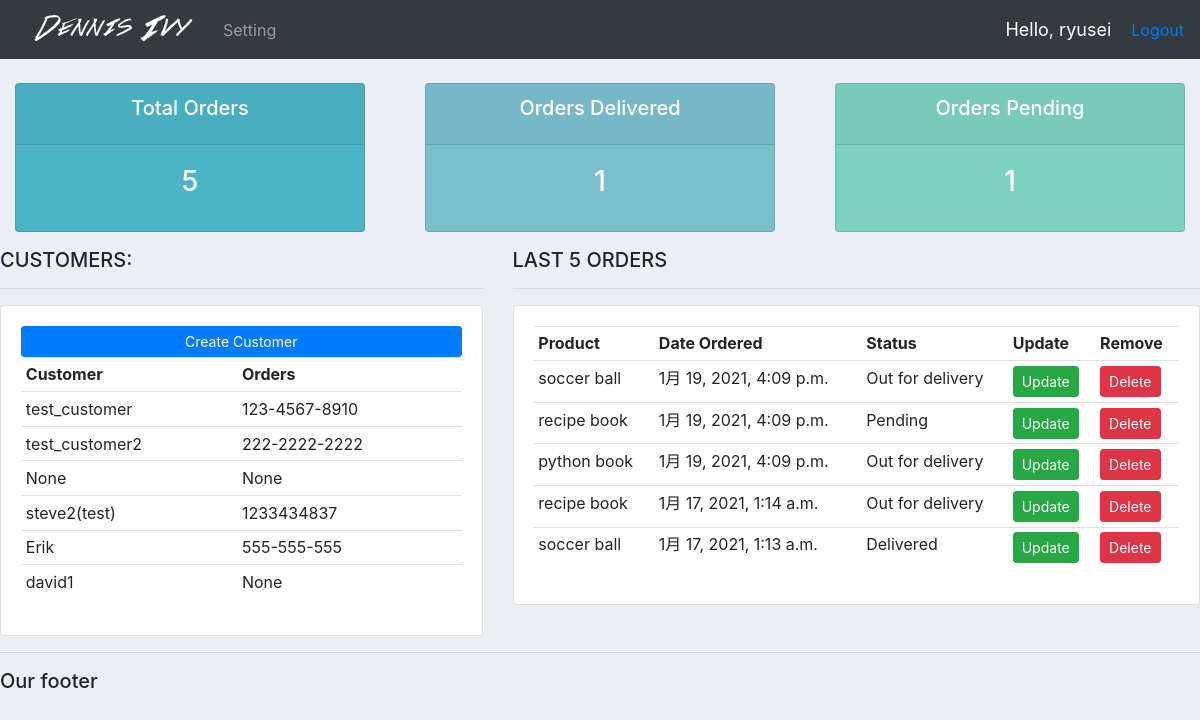
The app's page / (signed in) with its own data.
### accounts/models.py (models this page shows, shortened)
class Customer(models.Model):
    user = models.OneToOneField(User, null=True, on_delete=models.CASCADE)
    name = models.CharField(max_length=200, null=True)
    phone = models.CharField(max_length=200, null=True)
    email = models.CharField(max_length=200, null=True)
    profile_pic = models.ImageField(default="profile1.png", null=True, blank=True)
    date_created = models.DateTimeField(auto_now_add=True, null=True)

class Order(models.Model):
    STATUS = (
        ('Pending', 'Pending'),
        ('Out for delivery', 'Out for delivery'),
        ('Delivered', 'Delivered')
    )
    customer = models.ForeignKey(Customer, null=True, on_delete=models.SET_NULL)
    product = models.ForeignKey(Product, null=True, on_delete=models.SET_NULL)
    date_created = models.DateTimeField(auto_now_add=True, null=True)
    status = models.CharField(max_length=200, null=True, choices=STATUS)
    note = models.CharField(max_length=1000, null=True)

class Product(models.Model):
    CATEGORY = (
        ('Indoor', 'Indoor'),
        ('Outdoor', 'Outdoor'),
    )
    name = models.CharField(max_length=200, null=True)
    price = models.FloatField(null=True)
    category = models.CharField(max_length=200, null=True, choices=CATEGORY)
    description = models.CharField(max_length=200, null=True, blank=True)
    date_created = models.DateTimeField(auto_now_add=True, null=False)
    tags = models.ManyToManyField(Tag)
    def __str__(self):
        return self.name

### accounts/decorators.py (the view)
    def wrapper_function(request, *args, **kwargs):
        group = None
        if request.user.groups.exists():
            group = request.user.groups.all()[0].name
        if group == 'customer':
            return redirect('user_page')
        if group == 'admin':
            return view_func(request, *args, **kwargs)

### accounts/views.py (called while the page is built)
@login_required(login_url='login')
@admin_only
def home(request):
    orders = Order.objects.all().order_by("-date_created")
    customers = Customer.objects.all()
    total_customers = customers.count()
    total_orders = orders.count()
    delivered = orders.filter(status='Delivered').count()
    pending = orders.filter(status='Pending').count()
    context = {'orders': orders, 'customers': customers, 'total_customers': total_customers,
               'total_orders': total_orders, 'delivered': delivered, 'pending': pending}
    return render(request, 'accounts/dashboard.html', context)

### templates/accounts/dashboard.html (shortened to what this page needs)
{% extends 'accounts/main.html' %}
{% block content %}
    {% include 'accounts/status.html' %}
    <div class="row">
        <div class="col-md-5">
            <h5>CUSTOMERS:</h5>
            <hr>
            <div class="card card-body">
                <a class="btn btn-primary  btn-sm btn-block" href="">Create Customer</a>
                <table class="table table-sm">
                    <tr>
                        <th>Customer</th>
                        <th>Orders</th>
                    </tr>
                    {% for customer in customers %}
                        <tr>
                            <td>{{ customer.name }}</td>
                            <td>{{ customer.phone }}</td>
                        </tr>
                    {% endfor %}
                </table>
            </div>
        </div>
        <div class="col-md-7">
            <h5>LAST 5 ORDERS</h5>
            <hr>
            <div class="card card-body">
                <table class="table table-sm">
                    <tr>
                        <th>Product</th>
                        <th>Date Ordered</th>
                        <th>Status</th>
                        <th>Update</th>
                        <th>Remove</th>
                    </tr>
                    {% for order in orders %}
                        <tr>
                            <td>{{ order.product }}</td>
                            <td>{{ order.date_created }}</td>
                            <td>{{ order.status }}</td>
                            <td><a class="btn btn-sm btn-success" href="{% url 'update_order' order.id %}">Update</a>
                            </td>
                            <td><a class="btn btn-sm btn-danger" href="{% url 'delete_order' order.id %}">Delete</a>
                            </td>
                        </tr>
                    {% endfor %}
                </table>
            </div>
        </div>
    </div>
{% endblock %}

### templates/accounts/navbar.html (shortened to what this page needs)
{% load static %}
<nav class="navbar navbar-expand-lg navbar-dark bg-dark">
    <img src="{% static 'images/logo.png' %}" alt="">
    <div class="collapse navbar-collapse" id="navbarNavAltMarkup">
        <div class="navbar-nav">
            {% if request.user.is_stuff %}
                <a class="nav-item nav-link active" href="#">Dashboard</a>
                <a class="nav-item nav-link" href="#">products</a>
                <a class="nav-item nav-link" href="#">customer</a>
            {% else %}
                <li class="nav-item">
                    <a href="{% url 'account' %}" class="nav-link">Setting</a>
                </li>
            {% endif %}
        </div>
    </div>
    <span class="hello-msg">Hello, {{ request.user }}</span>
    <span><a href="{% url 'logout' %}">Logout</a></span>
</nav>

### static/css/main.css (style rules this page uses)
body { background-color: #ebeff5; }

### templates/accounts/navbar.html (style rules this page uses)
.hello-msg { font-size: 18px; color: #fff; margin-right: 20px; }

### records on screen
Customer: name "test_customer", phone "123-4567-8910"
Customer: name "test_customer2", phone "222-2222-2222"
Customer: name "None", phone "None"
Customer: name "steve2(test)", phone "1233434837"
Customer: name "Erik", phone "555-555-555"
Customer: name "david1", phone "None"
Order: product "soccer ball", date_created "1月 19, 2021, 4:09 p.m.", status "Out for delivery"
Order: product "recipe book", date_created "1月 19, 2021, 4:09 p.m.", status "Pending"
Order: product "python book", date_created "1月 19, 2021, 4:09 p.m.", status "Out for delivery"
Order: product "recipe book", date_created "1月 17, 2021, 1:14 a.m.", status "Out for delivery"
Order: product "soccer ball", date_created "1月 17, 2021, 1:13 a.m.", status "Delivered"

### other values on screen
{{ request.user }} "ryusei"
{{ total_orders }} "5"
{{ delivered }} "1"
{{ pending }} "1"
